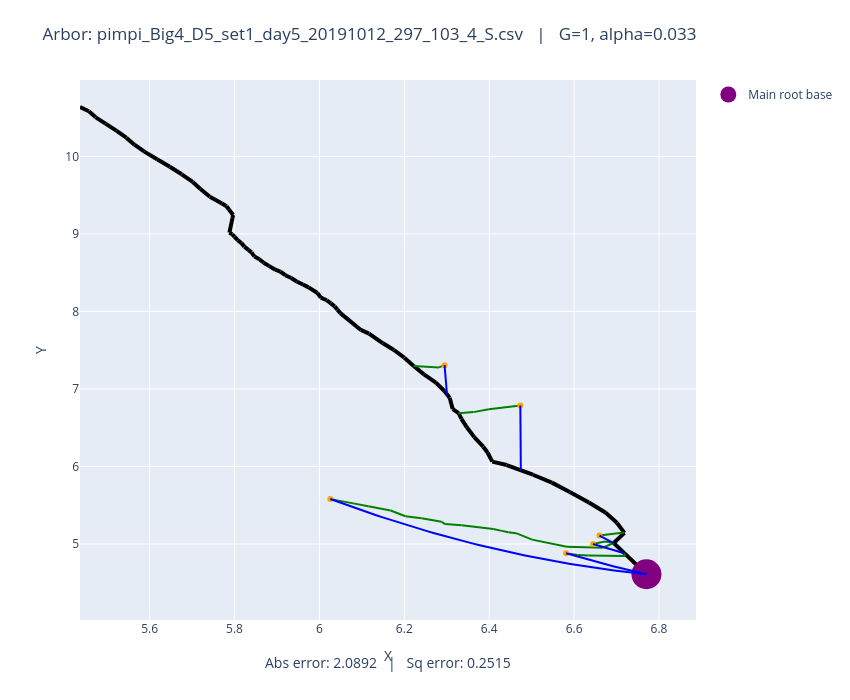

The code cell stored with this chart in its notebook:
### Code cell
# Plot both observed and optimized
plot_arbors(fname, 1, 0.033)

### Figure 1 — Plotly figure (JSON) as saved in the notebook; plotly's stock layout.template omitted (floating-point values rounded to 4 significant figures)
{"data": [{"line": {"color": "black", "width": 4}, "mode": "lines", "showlegend": false, "type": "scatter", "x": [6.77, 6.718], "y": [4.61, 4.882]}, {"line": {"color": "black", "width": 4}, "mode": "lines", "showlegend": false, "type": "scatter", "x": [6.718, 6.693], "y": [4.882, 5.013]}, {"line": {"color": "black", "width": 4}, "mode": "lines", "showlegend": false, "type": "scatter", "x": [6.693, 6.719], "y": [5.013, 5.144]}, {"line": {"color": "black", "width": 4}, "mode": "lines", "showlegend": false, "type": "scatter", "x": [6.719, 6.701], "y": [5.144, 5.274]}, {"line": {"color": "black", "width": 4}, "mode": "lines", "showlegend": false, "type": "scatter", "x": [6.701, 6.674], "y": [5.274, 5.406]}, {"line": {"color": "black", "width": 4}, "mode": "lines", "showlegend": false, "type": "scatter", "x": [6.674, 6.635], "y": [5.406, 5.536]}, {"line": {"color": "black", "width": 4}, "mode": "lines", "showlegend": false, "type": "scatter", "x": [6.635, 6.59], "y": [5.536, 5.672]}, {"line": {"color": "black", "width": 4}, "mode": "lines", "showlegend": false, "type": "scatter", "x": [6.59, 6.548], "y": [5.672, 5.792]}, {"line": {"color": "black", "width": 4}, "mode": "lines", "showlegend": false, "type": "scatter", "x": [6.548, 6.503], "y": [5.792, 5.894]}, {"line": {"color": "black", "width": 4}, "mode": "lines", "showlegend": false, "type": "scatter", "x": [6.503, 6.441], "y": [5.894, 6.019]}, {"line": {"color": "black", "width": 4}, "mode": "lines", "showlegend": false, "type": "scatter", "x": [6.441, 6.407], "y": [6.019, 6.063]}, {"line": {"color": "black", "width": 4}, "mode": "lines", "showlegend": false, "type": "scatter", "x": [6.407, 6.396], "y": [6.063, 6.177]}, {"line": {"color": "black", "width": 4}, "mode": "lines", "showlegend": false, "type": "scatter", "x": [6.396, 6.386], "y": [6.177, 6.255]}, {"line": {"color": "black", "width": 4}, "mode": "lines", "showlegend": false, "type": "scatter", "x": [6.386, 6.365], "y": [6.255, 6.379]}, {"line": {"color": "black", "width": 4}, "mode": "lines", "showlegend": false, "type": "scatter", "x": [6.365, 6.347], "y": [6.379, 6.505]}, {"line": {"color": "black", "width": 4}, "mode": "lines", "showlegend": false, "type": "scatter", "x": [6.347, 6.335], "y": [6.505, 6.615]}, {"line": {"color": "black", "width": 4}, "mode": "lines", "showlegend": false, "type": "scatter", "x": [6.335, 6.328], "y": [6.615, 6.688]}, {"line": {"color": "black", "width": 4}, "mode": "lines", "showlegend": false, "type": "scatter", "x": [6.328, 6.314], "y": [6.688, 6.741]}, {"line": {"color": "black", "width": 4}, "mode": "lines", "showlegend": false, "type": "scatter", "x": [6.314, 6.307], "y": [6.741, 6.888]}, {"line": {"color": "black", "width": 4}, "mode": "lines", "showlegend": false, "type": "scatter", "x": [6.307, 6.294], "y": [6.888, 6.973]}, {"line": {"color": "black", "width": 4}, "mode": "lines", "showlegend": false, "type": "scatter", "x": [6.294, 6.275], "y": [6.973, 7.082]}, {"line": {"color": "black", "width": 4}, "mode": "lines", "showlegend": false, "type": "scatter", "x": [6.275, 6.246], "y": [7.082, 7.188]}, {"line": {"color": "black", "width": 4}, "mode": "lines", "showlegend": false, "type": "scatter", "x": [6.246, 6.222], "y": [7.188, 7.296]}, {"line": {"color": "black", "width": 4}, "mode": "lines", "showlegend": false, "type": "scatter", "x": [6.222, 6.2], "y": [7.296, 7.404]}, {"line": {"color": "black", "width": 4}, "mode": "lines", "showlegend": false, "type": "scatter", "x": [6.2, 6.176], "y": [7.404, 7.502]}, {"line": {"color": "black", "width": 4}, "mode": "lines", "showlegend": false, "type": "scatter", "x": [6.176, 6.149], "y": [7.502, 7.592]}, {"line": {"color": "black", "width": 4}, "mode": "lines", "showlegend": false, "type": "scatter", "x": [6.149, 6.117], "y": [7.592, 7.715]}, {"line": {"color": "black", "width": 4}, "mode": "lines", "showlegend": false, "type": "scatter", "x": [6.117, 6.098], "y": [7.715, 7.761]}, {"line": {"color": "black", "width": 4}, "mode": "lines", "showlegend": false, "type": "scatter", "x": [6.098, 6.049], "y": [7.761, 7.978]}, {"line": {"color": "black", "width": 4}, "mode": "lines", "showlegend": false, "type": "scatter", "x": [6.049, 6.042], "y": [7.978, 8.023]}, {"line": {"color": "black", "width": 4}, "mode": "lines", "showlegend": false, "type": "scatter", "x": [6.042, 6.036], "y": [8.023, 8.065]}, {"line": {"color": "black", "width": 4}, "mode": "lines", "showlegend": false, "type": "scatter", "x": [6.036, 6.027], "y": [8.065, 8.104]}, {"line": {"color": "black", "width": 4}, "mode": "lines", "showlegend": false, "type": "scatter", "x": [6.027, 6.017], "y": [8.104, 8.145]}, {"line": {"color": "black", "width": 4}, "mode": "lines", "showlegend": false, "type": "scatter", "x": [6.017, 6.003], "y": [8.145, 8.179]}, {"line": {"color": "black", "width": 4}, "mode": "lines", "showlegend": false, "type": "scatter", "x": [6.003, 5.995], "y": [8.179, 8.238]}, {"line": {"color": "black", "width": 4}, "mode": "lines", "showlegend": false, "type": "scatter", "x": [5.995, 5.975], "y": [8.238, 8.31]}, {"line": {"color": "black", "width": 4}, "mode": "lines", "showlegend": false, "type": "scatter", "x": [5.975, 5.961], "y": [8.31, 8.347]}, {"line": {"color": "black", "width": 4}, "mode": "lines", "showlegend": false, "type": "scatter", "x": [5.961, 5.946], "y": [8.347, 8.387]}, {"line": {"color": "black", "width": 4}, "mode": "lines", "showlegend": false, "type": "scatter", "x": [5.946, 5.934], "y": [8.387, 8.431]}, {"line": {"color": "black", "width": 4}, "mode": "lines", "showlegend": false, "type": "scatter", "x": [5.934, 5.92], "y": [8.431, 8.467]}, {"line": {"color": "black", "width": 4}, "mode": "lines", "showlegend": false, "type": "scatter", "x": [5.92, 5.908], "y": [8.467, 8.515]}, {"line": {"color": "black", "width": 4}, "mode": "lines", "showlegend": false, "type": "scatter", "x": [5.908, 5.896], "y": [8.515, 8.538]}, {"line": {"color": "black", "width": 4}, "mode": "lines", "showlegend": false, "type": "scatter", "x": [5.896, 5.881], "y": [8.538, 8.588]}, {"line": {"color": "black", "width": 4}, "mode": "lines", "showlegend": false, "type": "scatter", "x": [5.881, 5.869], "y": [8.588, 8.629]}, {"line": {"color": "black", "width": 4}, "mode": "lines", "showlegend": false, "type": "scatter", "x": [5.869, 5.859], "y": [8.629, 8.673]}, {"line": {"color": "black", "width": 4}, "mode": "lines", "showlegend": false, "type": "scatter", "x": [5.859, 5.847], "y": [8.673, 8.711]}, {"line": {"color": "black", "width": 4}, "mode": "lines", "showlegend": false, "type": "scatter", "x": [5.847, 5.84], "y": [8.711, 8.762]}, {"line": {"color": "black", "width": 4}, "mode": "lines", "showlegend": false, "type": "scatter", "x": [5.84, 5.833], "y": [8.762, 8.795]}, {"line": {"color": "black", "width": 4}, "mode": "lines", "showlegend": false, "type": "scatter", "x": [5.833, 5.823], "y": [8.795, 8.836]}, {"line": {"color": "black", "width": 4}, "mode": "lines", "showlegend": false, "type": "scatter", "x": [5.823, 5.816], "y": [8.836, 8.881]}, {"line": {"color": "black", "width": 4}, "mode": "lines", "showlegend": false, "type": "scatter", "x": [5.816, 5.807], "y": [8.881, 8.919]}, {"line": {"color": "black", "width": 4}, "mode": "lines", "showlegend": false, "type": "scatter", "x": [5.807, 5.8], "y": [8.919, 8.964]}, {"line": {"color": "black", "width": 4}, "mode": "lines", "showlegend": false, "type": "scatter", "x": [5.8, 5.795], "y": [8.964, 8.995]}, {"line": {"color": "black", "width": 4}, "mode": "lines", "showlegend": false, "type": "scatter", "x": [5.795, 5.788], "y": [8.995, 9.017]}, {"line": {"color": "black", "width": 4}, "mode": "lines", "showlegend": false, "type": "scatter", "x": [5.788, 5.795], "y": [9.017, 9.208]}, {"line": {"color": "black", "width": 4}, "mode": "lines", "showlegend": false, "type": "scatter", "x": [5.795, 5.797], "y": [9.208, 9.244]}, {"line": {"color": "black", "width": 4}, "mode": "lines", "showlegend": false, "type": "scatter", "x": [5.797, 5.787], "y": [9.244, 9.315]}, {"line": {"color": "black", "width": 4}, "mode": "lines", "showlegend": false, "type": "scatter", "x": [5.787, 5.781], "y": [9.315, 9.357]}, {"line": {"color": "black", "width": 4}, "mode": "lines", "showlegend": false, "type": "scatter", "x": [5.781, 5.77], "y": [9.357, 9.392]}, {"line": {"color": "black", "width": 4}, "mode": "lines", "showlegend": false, "type": "scatter", "x": [5.77, 5.742], "y": [9.392, 9.479]}, {"line": {"color": "black", "width": 4}, "mode": "lines", "showlegend": false, "type": "scatter", "x": [5.742, 5.72], "y": [9.479, 9.58]}, {"line": {"color": "black", "width": 4}, "mode": "lines", "showlegend": false, "type": "scatter", "x": [5.72, 5.702], "y": [9.58, 9.671]}, {"line": {"color": "black", "width": 4}, "mode": "lines", "showlegend": false, "type": "scatter", "x": [5.702, 5.676], "y": [9.671, 9.77]}, {"line": {"color": "black", "width": 4}, "mode": "lines", "showlegend": false, "type": "scatter", "x": [5.676, 5.648], "y": [9.77, 9.867]}, {"line": {"color": "black", "width": 4}, "mode": "lines", "showlegend": false, "type": "scatter", "x": [5.648, 5.618], "y": [9.867, 9.965]}, {"line": {"color": "black", "width": 4}, "mode": "lines", "showlegend": false, "type": "scatter", "x": [5.618, 5.588], "y": [9.965, 10.06]}, {"line": {"color": "black", "width": 4}, "mode": "lines", "showlegend": false, "type": "scatter", "x": [5.588, 5.564], "y": [10.06, 10.15]}, {"line": {"color": "black", "width": 4}, "mode": "lines", "showlegend": false, "type": "scatter", "x": [5.564, 5.545], "y": [10.15, 10.24]}, {"line": {"color": "black", "width": 4}, "mode": "lines", "showlegend": false, "type": "scatter", "x": [5.545, 5.522], "y": [10.24, 10.33]}, {"line": {"color": "black", "width": 4}, "mode": "lines", "showlegend": false, "type": "scatter", "x": [5.522, 5.496], "y": [10.33, 10.42]}, {"line": {"color": "black", "width": 4}, "mode": "lines", "showlegend": false, "type": "scatter", "x": [5.496, 5.473], "y": [10.42, 10.5]}, {"line": {"color": "black", "width": 4}, "mode": "lines", "showlegend": false, "type": "scatter", "x": [5.473, 5.457], "y": [10.5, 10.58]}, {"line": {"color": "black", "width": 4}, "mode": "lines", "showlegend": false, "type": "scatter", "x": [5.457, 5.436], "y": [10.58, 10.64]}, {"line": {"color": "green", "width": 2}, "mode": "lines", "showlegend": false, "type": "scatter", "x": [6.66, 6.717], "y": [5.109, 5.147]}, {"line": {"color": "green", "width": 2}, "mode": "lines", "showlegend": false, "type": "scatter", "x": [6.717, 6.719], "y": [5.147, 5.144]}, {"line": {"color": "green", "width": 2}, "mode": "lines", "showlegend": false, "type": "scatter", "x": [6.645, 6.673], "y": [5.001, 5.034]}, {"line": {"color": "green", "width": 2}, "mode": "lines", "showlegend": false, "type": "scatter", "x": [6.673, 6.693], "y": [5.034, 5.013]}, {"line": {"color": "green", "width": 2}, "mode": "lines", "showlegend": false, "type": "scatter", "x": [6.026, 6.045], "y": [5.581, 5.559]}, {"line": {"color": "green", "width": 2}, "mode": "lines", "showlegend": false, "type": "scatter", "x": [6.045, 6.08], "y": [5.559, 5.524]}, {"line": {"color": "green", "width": 2}, "mode": "lines", "showlegend": false, "type": "scatter", "x": [6.08, 6.115], "y": [5.524, 5.486]}, {"line": {"color": "green", "width": 2}, "mode": "lines", "showlegend": false, "type": "scatter", "x": [6.115, 6.168], "y": [5.486, 5.433]}, {"line": {"color": "green", "width": 2}, "mode": "lines", "showlegend": false, "type": "scatter", "x": [6.168, 6.203], "y": [5.433, 5.358]}, {"line": {"color": "green", "width": 2}, "mode": "lines", "showlegend": false, "type": "scatter", "x": [6.203, 6.241], "y": [5.358, 5.332]}, {"line": {"color": "green", "width": 2}, "mode": "lines", "showlegend": false, "type": "scatter", "x": [6.241, 6.288], "y": [5.332, 5.286]}, {"line": {"color": "green", "width": 2}, "mode": "lines", "showlegend": false, "type": "scatter", "x": [6.288, 6.296], "y": [5.286, 5.257]}, {"line": {"color": "green", "width": 2}, "mode": "lines", "showlegend": false, "type": "scatter", "x": [6.296, 6.335], "y": [5.257, 5.241]}, {"line": {"color": "green", "width": 2}, "mode": "lines", "showlegend": false, "type": "scatter", "x": [6.335, 6.41], "y": [5.241, 5.194]}, {"line": {"color": "green", "width": 2}, "mode": "lines", "showlegend": false, "type": "scatter", "x": [6.41, 6.43], "y": [5.194, 5.169]}, {"line": {"color": "green", "width": 2}, "mode": "lines", "showlegend": false, "type": "scatter", "x": [6.43, 6.445], "y": [5.169, 5.151]}, {"line": {"color": "green", "width": 2}, "mode": "lines", "showlegend": false, "type": "scatter", "x": [6.445, 6.463], "y": [5.151, 5.14]}, {"line": {"color": "green", "width": 2}, "mode": "lines", "showlegend": false, "type": "scatter", "x": [6.463, 6.501], "y": [5.14, 5.056]}, {"line": {"color": "green", "width": 2}, "mode": "lines", "showlegend": false, "type": "scatter", "x": [6.501, 6.583], "y": [5.056, 4.963]}, {"line": {"color": "green", "width": 2}, "mode": "lines", "showlegend": false, "type": "scatter", "x": [6.583, 6.667], "y": [4.963, 4.951]}, {"line": {"color": "green", "width": 2}, "mode": "lines", "showlegend": false, "type": "scatter", "x": [6.667, 6.693], "y": [4.951, 5.013]}, {"line": {"color": "green", "width": 2}, "mode": "lines", "showlegend": false, "type": "scatter", "x": [6.581, 6.608], "y": [4.88, 4.86]}, {"line": {"color": "green", "width": 2}, "mode": "lines", "showlegend": false, "type": "scatter", "x": [6.608, 6.634], "y": [4.86, 4.851]}, {"line": {"color": "green", "width": 2}, "mode": "lines", "showlegend": false, "type": "scatter", "x": [6.634, 6.72], "y": [4.851, 4.845]}, {"line": {"color": "green", "width": 2}, "mode": "lines", "showlegend": false, "type": "scatter", "x": [6.72, 6.718], "y": [4.845, 4.882]}, {"line": {"color": "green", "width": 2}, "mode": "lines", "showlegend": false, "type": "scatter", "x": [6.295, 6.282], "y": [7.307, 7.278]}, {"line": {"color": "green", "width": 2}, "mode": "lines", "showlegend": false, "type": "scatter", "x": [6.282, 6.222], "y": [7.278, 7.296]}, {"line": {"color": "green", "width": 2}, "mode": "lines", "showlegend": false, "type": "scatter", "x": [6.473, 6.399], "y": [6.788, 6.737]}, {"line": {"color": "green", "width": 2}, "mode": "lines", "showlegend": false, "type": "scatter", "x": [6.399, 6.363], "y": [6.737, 6.701]}, {"line": {"color": "green", "width": 2}, "mode": "lines", "showlegend": false, "type": "scatter", "x": [6.363, 6.328], "y": [6.701, 6.688]}, {"marker": {"color": "orange"}, "mode": "markers", "showlegend": false, "type": "scatter", "x": [6.66], "y": [5.109]}, {"marker": {"color": "orange"}, "mode": "markers", "showlegend": false, "type": "scatter", "x": [6.645], "y": [5.001]}, {"marker": {"color": "orange"}, "mode": "markers", "showlegend": false, "type": "scatter", "x": [6.026], "y": [5.581]}, {"marker": {"color": "orange"}, "mode": "markers", "showlegend": false, "type": "scatter", "x": [6.581], "y": [4.88]}, {"marker": {"color": "orange"}, "mode": "markers", "showlegend": false, "type": "scatter", "x": [6.295], "y": [7.307]}, {"marker": {"color": "orange"}, "mode": "markers", "showlegend": false, "type": "scatter", "x": [6.473], "y": [6.788]}, {"marker": {"color": "purple", "size": 30}, "mode": "markers", "name": "Main root base", "type": "scatter", "x": [6.77], "y": [4.61]}, {"line": {"color": "blue"}, "mode": "lines", "showlegend": false, "type": "scatter", "x": [6.66, 6.661, 6.661, 6.662, 6.663, 6.663, 6.664, 6.665, 6.665, 6.666, 6.667, 6.667, 6.668, 6.669, 6.669, 6.67, 6.671, 6.671, 6.672, 6.673, 6.674, 6.674, 6.675, 6.676, 6.676, 6.677, 6.678, 6.678, 6.679, 6.68, 6.68, 6.681, 6.682, 6.682, 6.683, 6.684, 6.684, 6.685, 6.686, 6.686, 6.687, 6.688, 6.689, 6.689, 6.69, 6.691, 6.691, 6.692, 6.693, 6.693], "y": [5.109, 5.107, 5.105, 5.103, 5.101, 5.099, 5.097, 5.095, 5.093, 5.091, 5.089, 5.087, 5.085, 5.083, 5.082, 5.08, 5.078, 5.076, 5.074, 5.072, 5.07, 5.068, 5.066, 5.064, 5.062, 5.06, 5.058, 5.056, 5.054, 5.052, 5.05, 5.048, 5.046, 5.044, 5.042, 5.04, 5.038, 5.036, 5.034, 5.032, 5.03, 5.028, 5.026, 5.024, 5.022, 5.021, 5.019, 5.017, 5.015, 5.013]}, {"line": {"color": "blue"}, "mode": "lines", "showlegend": false, "type": "scatter", "x": [6.645, 6.646, 6.648, 6.649, 6.651, 6.652, 6.654, 6.655, 6.657, 6.658, 6.66, 6.661, 6.663, 6.664, 6.666, 6.667, 6.669, 6.67, 6.672, 6.673, 6.675, 6.676, 6.678, 6.679, 6.681, 6.682, 6.684, 6.685, 6.687, 6.688, 6.69, 6.691, 6.693, 6.694, 6.696, 6.697, 6.699, 6.7, 6.702, 6.703, 6.705, 6.706, 6.708, 6.709, 6.711, 6.712, 6.714, 6.715, 6.717, 6.718], "y": [5.001, 4.998, 4.996, 4.993, 4.991, 4.988, 4.986, 4.983, 4.981, 4.978, 4.976, 4.973, 4.971, 4.968, 4.966, 4.963, 4.961, 4.958, 4.956, 4.953, 4.951, 4.948, 4.946, 4.944, 4.941, 4.939, 4.936, 4.934, 4.931, 4.929, 4.927, 4.924, 4.922, 4.919, 4.917, 4.915, 4.912, 4.91, 4.908, 4.905, 4.903, 4.9, 4.898, 4.896, 4.893, 4.891, 4.889, 4.886, 4.884, 4.882]}, {"line": {"color": "blue"}, "mode": "lines", "showlegend": false, "type": "scatter", "x": [6.026, 6.041, 6.056, 6.071, 6.086, 6.102, 6.117, 6.132, 6.147, 6.162, 6.178, 6.193, 6.208, 6.223, 6.238, 6.254, 6.269, 6.284, 6.299, 6.314, 6.33, 6.345, 6.36, 6.375, 6.39, 6.406, 6.421, 6.436, 6.451, 6.466, 6.482, 6.497, 6.512, 6.527, 6.542, 6.558, 6.573, 6.588, 6.603, 6.618, 6.634, 6.649, 6.664, 6.679, 6.694, 6.71, 6.725, 6.74, 6.755, 6.77], "y": [5.581, 5.55, 5.52, 5.49, 5.46, 5.431, 5.403, 5.374, 5.347, 5.32, 5.293, 5.267, 5.241, 5.215, 5.19, 5.166, 5.142, 5.118, 5.095, 5.073, 5.051, 5.029, 5.008, 4.987, 4.967, 4.947, 4.928, 4.909, 4.89, 4.872, 4.855, 4.838, 4.821, 4.805, 4.789, 4.774, 4.759, 4.745, 4.731, 4.718, 4.705, 4.693, 4.681, 4.669, 4.658, 4.648, 4.637, 4.628, 4.619, 4.61]}, {"line": {"color": "blue"}, "mode": "lines", "showlegend": false, "type": "scatter", "x": [6.581, 6.585, 6.589, 6.593, 6.597, 6.6, 6.604, 6.608, 6.612, 6.616, 6.62, 6.624, 6.628, 6.631, 6.635, 6.639, 6.643, 6.647, 6.651, 6.655, 6.658, 6.662, 6.666, 6.67, 6.674, 6.678, 6.682, 6.685, 6.689, 6.693, 6.697, 6.701, 6.705, 6.709, 6.713, 6.716, 6.72, 6.724, 6.728, 6.732, 6.736, 6.74, 6.743, 6.747, 6.751, 6.755, 6.759, 6.763, 6.767, 6.77], "y": [4.88, 4.874, 4.868, 4.862, 4.855, 4.849, 4.843, 4.837, 4.831, 4.825, 4.819, 4.813, 4.807, 4.801, 4.796, 4.79, 4.784, 4.778, 4.773, 4.767, 4.761, 4.756, 4.75, 4.744, 4.739, 4.733, 4.728, 4.722, 4.717, 4.712, 4.706, 4.701, 4.695, 4.69, 4.685, 4.68, 4.675, 4.669, 4.664, 4.659, 4.654, 4.649, 4.644, 4.639, 4.634, 4.629, 4.624, 4.619, 4.615, 4.61]}, {"line": {"color": "blue"}, "mode": "lines", "showlegend": false, "type": "scatter", "x": [6.295, 6.295, 6.295, 6.295, 6.295, 6.295, 6.296, 6.296, 6.296, 6.296, 6.296, 6.296, 6.296, 6.296, 6.296, 6.297, 6.297, 6.297, 6.297, 6.297, 6.297, 6.297, 6.297, 6.298, 6.298, 6.298, 6.298, 6.298, 6.298, 6.298, 6.298, 6.298, 6.299, 6.299, 6.299, 6.299, 6.299, 6.299, 6.299, 6.299, 6.3, 6.3, 6.3, 6.3, 6.3, 6.3, 6.3, 6.3, 6.3, 6.301], "y": [7.307, 7.3, 7.292, 7.284, 7.277, 7.269, 7.261, 7.254, 7.246, 7.238, 7.231, 7.223, 7.215, 7.208, 7.2, 7.192, 7.185, 7.177, 7.169, 7.162, 7.154, 7.146, 7.139, 7.131, 7.123, 7.116, 7.108, 7.1, 7.092, 7.085, 7.077, 7.069, 7.062, 7.054, 7.046, 7.039, 7.031, 7.023, 7.016, 7.008, 7.0, 6.993, 6.985, 6.977, 6.97, 6.962, 6.954, 6.947, 6.939, 6.931]}, {"line": {"color": "blue"}, "mode": "lines", "showlegend": false, "type": "scatter", "x": [6.473, 6.473, 6.473, 6.473, 6.473, 6.473, 6.474, 6.474, 6.474, 6.474, 6.474, 6.474, 6.474, 6.474, 6.474, 6.474, 6.474, 6.474, 6.474, 6.474, 6.474, 6.474, 6.474, 6.474, 6.474, 6.474, 6.474, 6.474, 6.474, 6.474, 6.474, 6.474, 6.474, 6.474, 6.474, 6.474, 6.474, 6.474, 6.474, 6.474, 6.474, 6.474, 6.474, 6.474, 6.474, 6.474, 6.475, 6.475, 6.475, 6.475], "y": [6.788, 6.771, 6.754, 6.737, 6.72, 6.703, 6.686, 6.669, 6.652, 6.634, 6.617, 6.6, 6.583, 6.566, 6.549, 6.532, 6.515, 6.498, 6.481, 6.464, 6.447, 6.429, 6.412, 6.395, 6.378, 6.361, 6.344, 6.327, 6.31, 6.293, 6.276, 6.259, 6.242, 6.225, 6.207, 6.19, 6.173, 6.156, 6.139, 6.122, 6.105, 6.088, 6.071, 6.054, 6.037, 6.02, 6.003, 5.985, 5.968, 5.951]}], "layout": {"annotations": [{"font": {"size": 14}, "showarrow": false, "text": "Abs error: 2.0892   |   Sq error: 0.2515", "x": 0.5, "xref": "paper", "y": -0.1, "yref": "paper"}], "height": 700, "margin": {"b": 80, "t": 80}, "title": {"text": "Arbor: pimpi_Big4_D5_set1_day5_20191012_297_103_4_S.csv   |   G=1, alpha=0.033"}, "width": 850, "xaxis": {"autorange": true, "range": [5.436, 6.888], "title": {"text": "X"}, "type": "linear"}, "yaxis": {"autorange": true, "range": [4.02, 10.99], "title": {"text": "Y"}, "type": "linear"}}}
